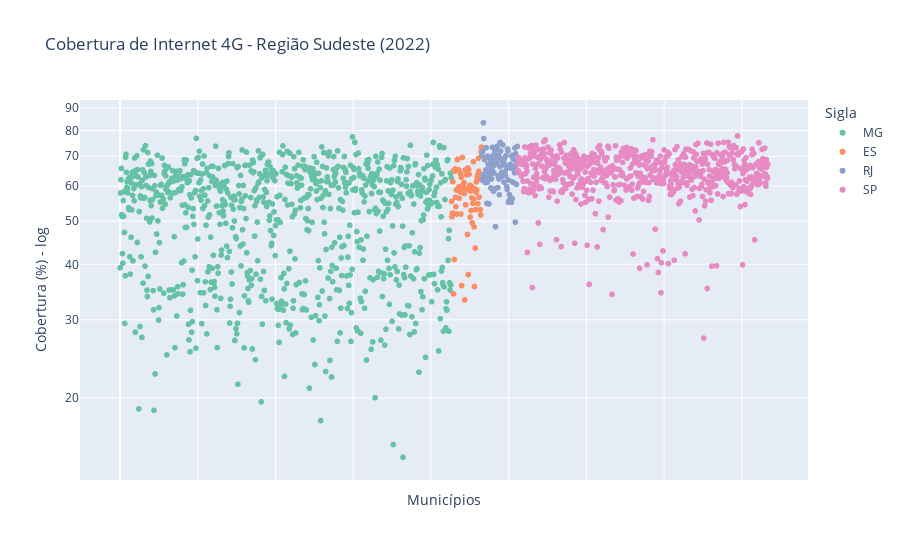

This figure's notebook cell:
### Markdown cell above
> [Informação]
> Tratamento de dados: filtração da região sudeste e do ano 2022, remoção de sufixo para texto padronizado e coluna desnecessária

### Code cell
internet = pd.read_csv('dados/cobertura_internet.csv', sep=';', decimal=',')

# Lista de UFs da região Sudeste
sudeste = ['SP', 'RJ', 'MG', 'ES']

# Filtra apenas linhas da região Sudeste e do ano 2022
internet_sudeste = internet[
    (internet['UF'].isin(sudeste)) &
    (internet['Ano'] == 2022)
].copy()

# Remove o sufixo " - XX" do nome do município
internet_sudeste['Município'] = internet_sudeste['Município'].str.replace(r' - [A-Z]{2}$', '', regex=True)

# Remove colunas desnecessárias
internet_sudeste = internet_sudeste.drop(columns=['Código Município','Ano','Cobertura Pop. 4G5G', 'Densidade SMP', 'HHI SMP', 'Densidade SCM', 'HHI SCM', 'Adensamento Estações', 'Fibra', 'Cobertura área agricultável'])

# Renomeia colunas
internet_sudeste = internet_sudeste.rename(columns={'UF': 'Sigla', 'IBC': 'internet'})

fig = px.scatter(
    internet_sudeste,
    x=np.arange(len(internet_sudeste)),
    y='internet',
    hover_name='Município',
    hover_data={'Sigla': True, 'internet': True},
    color='Sigla',
    color_discrete_sequence=color_sequence,
    title='Cobertura de Internet 4G - Região Sudeste (2022)'
)
fig.update_layout(
    xaxis_title='Municípios',
    yaxis_title='Cobertura (%) - log',
    yaxis_type='log',
    xaxis=dict(showticklabels=False)
)
fig.show()

### Figure 1 — Plotly figure (JSON) as saved in the notebook; plotly's stock layout.template omitted (floating-point values rounded to 4 significant figures; data arrays with more than 128 entries replaced by an {"elided": "..."} marker saying what was removed)
{"data": [{"customdata": {"elided": "853x1 str values"}, "hovertemplate": "<b>%{hovertext}</b><br><br>Sigla=%{customdata[0]}<br>x=%{x}<br>internet=%{y}<extra></extra>", "hovertext": {"elided": "853 str values"}, "legendgroup": "MG", "marker": {"color": "rgb(102,194,165)", "symbol": "circle"}, "mode": "markers", "name": "MG", "showlegend": true, "type": "scattergl", "x": {"elided": "853 int values"}, "xaxis": "x", "y": {"elided": "853 float values"}, "yaxis": "y"}, {"customdata": [["ES"], ["ES"], ["ES"], ["ES"], ["ES"], ["ES"], ["ES"], ["ES"], ["ES"], ["ES"], ["ES"], ["ES"], ["ES"], ["ES"], ["ES"], ["ES"], ["ES"], ["ES"], ["ES"], ["ES"], ["ES"], ["ES"], ["ES"], ["ES"], ["ES"], ["ES"], ["ES"], ["ES"], ["ES"], ["ES"], ["ES"], ["ES"], ["ES"], ["ES"], ["ES"], ["ES"], ["ES"], ["ES"], ["ES"], ["ES"], ["ES"], ["ES"], ["ES"], ["ES"], ["ES"], ["ES"], ["ES"], ["ES"], ["ES"], ["ES"], ["ES"], ["ES"], ["ES"], ["ES"], ["ES"], ["ES"], ["ES"], ["ES"], ["ES"], ["ES"], ["ES"], ["ES"], ["ES"], ["ES"], ["ES"], ["ES"], ["ES"], ["ES"], ["ES"], ["ES"], ["ES"], ["ES"], ["ES"], ["ES"], ["ES"], ["ES"], ["ES"], ["ES"]], "hovertemplate": "<b>%{hovertext}</b><br><br>Sigla=%{customdata[0]}<br>x=%{x}<br>internet=%{y}<extra></extra>", "hovertext": ["Afonso Cláudio", "Águia Branca", "Água Doce do Norte", "Alegre", "Alfredo Chaves", "Alto Rio Novo", "Anchieta", "Apiacá", "Aracruz", "Atilio Vivacqua", "Baixo Guandu", "Barra de São Francisco", "Boa Esperança", "Bom Jesus do Norte", "Brejetuba", "Cachoeiro de Itapemirim", "Cariacica", "Castelo", "Colatina", "Conceição da Barra", "Conceição do Castelo", "Divino de São Lourenço", "Domingos Martins", "Dores do Rio Preto", "Ecoporanga", "Fundão", "Governador Lindenberg", "Guaçuí", "Guarapari", "Ibatiba", "Ibiraçu", "Ibitirama", "Iconha", "Irupi", "Itaguaçu", "Itapemirim", "Itarana", "Iúna", "Jaguaré", "Jerônimo Monteiro", "João Neiva", "Laranja da Terra", "Linhares", "Mantenópolis", "Marataízes", "Marechal Floriano", "Marilândia", "Mimoso do Sul", "Montanha", "Mucurici", "Muniz Freire", "Muqui", "Nova Venécia", "Pancas", "Pedro Canário", "Pinheiros", "Piúma", "Ponto Belo", "Presidente Kennedy", "Rio Bananal", "Rio Novo do Sul", "Santa Leopoldina", "Santa Maria de Jetibá", "Santa Teresa", "São Domingos do Norte", "São Gabriel da Palha", "São José do Calçado", "São Mateus", "São Roque do Canaã", "Serra", "Sooretama", "Vargem Alta", "Venda Nova do Imigrante", "Viana", "Vila Pavão", "Vila Valério", "Vila Velha", "Vitória"], "legendgroup": "ES", "marker": {"color": "rgb(252,141,98)", "symbol": "circle"}, "mode": "markers", "name": "ES", "showlegend": true, "type": "scattergl", "x": [853, 854, 855, 856, 857, 858, 859, 860, 861, 862, 863, 864, 865, 866, 867, 868, 869, 870, 871, 872, 873, 874, 875, 876, 877, 878, 879, 880, 881, 882, 883, 884, 885, 886, 887, 888, 889, 890, 891, 892, 893, 894, 895, 896, 897, 898, 899, 900, 901, 902, 903, 904, 905, 906, 907, 908, 909, 910, 911, 912, 913, 914, 915, 916, 917, 918, 919, 920, 921, 922, 923, 924, 925, 926, 927, 928, 929, 930], "xaxis": "x", "y": [55.39, 51.17, 52.17, 61.35, 52.09, 34.31, 65.12, 41.01, 64.81, 65.55, 56.6, 53.9, 58.78, 51.9, 51.9, 68.75, 69.01, 58.74, 65.25, 59.8, 56.31, 58.73, 58.19, 63.96, 51.9, 62.78, 35.83, 59.52, 69.56, 58.11, 60.5, 58.23, 61.07, 57.72, 33.27, 65.21, 54.45, 59.13, 58.99, 63.56, 65.72, 46.68, 65.86, 37.92, 65.39, 63.81, 59.42, 60.28, 51.09, 58.43, 52.86, 59.9, 56.42, 49.57, 58.76, 54.83, 68.04, 56.09, 48.54, 35.65, 59.17, 43.52, 53.08, 58.03, 61.29, 58.83, 62.51, 63.53, 54.77, 69.28, 64.78, 56.65, 62.29, 62.68, 53.08, 51.64, 71.66, 73.39], "yaxis": "y"}, {"customdata": [["RJ"], ["RJ"], ["RJ"], ["RJ"], ["RJ"], ["RJ"], ["RJ"], ["RJ"], ["RJ"], ["RJ"], ["RJ"], ["RJ"], ["RJ"], ["RJ"], ["RJ"], ["RJ"], ["RJ"], ["RJ"], ["RJ"], ["RJ"], ["RJ"], ["RJ"], ["RJ"], ["RJ"], ["RJ"], ["RJ"], ["RJ"], ["RJ"], ["RJ"], ["RJ"], ["RJ"], ["RJ"], ["RJ"], ["RJ"], ["RJ"], ["RJ"], ["RJ"], ["RJ"], ["RJ"], ["RJ"], ["RJ"], ["RJ"], ["RJ"], ["RJ"], ["RJ"], ["RJ"], ["RJ"], ["RJ"], ["RJ"], ["RJ"], ["RJ"], ["RJ"], ["RJ"], ["RJ"], ["RJ"], ["RJ"], ["RJ"], ["RJ"], ["RJ"], ["RJ"], ["RJ"], ["RJ"], ["RJ"], ["RJ"], ["RJ"], ["RJ"], ["RJ"], ["RJ"], ["RJ"], ["RJ"], ["RJ"], ["RJ"], ["RJ"], ["RJ"], ["RJ"], ["RJ"], ["RJ"], ["RJ"], ["RJ"], ["RJ"], ["RJ"], ["RJ"], ["RJ"], ["RJ"], ["RJ"], ["RJ"], ["RJ"], ["RJ"], ["RJ"], ["RJ"], ["RJ"], ["RJ"]], "hovertemplate": "<b>%{hovertext}</b><br><br>Sigla=%{customdata[0]}<br>x=%{x}<br>internet=%{y}<extra></extra>", "hovertext": ["Angra dos Reis", "Aperibé", "Araruama", "Areal", "Armação dos Búzios", "Arraial do Cabo", "Barra do Piraí", "Barra Mansa", "Belford Roxo", "Bom Jardim", "Bom Jesus do Itabapoana", "Cabo Frio", "Cachoeiras de Macacu", "Cambuci", "Carapebus", "Comendador Levy Gasparian", "Campos dos Goytacazes", "Cantagalo", "Cardoso Moreira", "Carmo", "Casimiro de Abreu", "Conceição de Macabu", "Cordeiro", "Duas Barras", "Duque de Caxias", "Engenheiro Paulo de Frontin", "Guapimirim", "Iguaba Grande", "Itaboraí", "Itaguaí", "Italva", "Itaocara", "Itaperuna", "Itatiaia", "Japeri", "Laje do Muriaé", "Macaé", "Macuco", "Magé", "Mangaratiba", "Maricá", "Mendes", "Mesquita", "Miguel Pereira", "Miracema", "Natividade", "Nilópolis", "Niterói", "Nova Friburgo", "Nova Iguaçu", "Paracambi", "Paraíba do Sul", "Paraty", "Paty do Alferes", "Petrópolis", "Pinheiral", "Piraí", "Porciúncula", "Porto Real", "Quatis", "Queimados", "Quissamã", "Resende", "Rio Bonito", "Rio Claro", "Rio das Flores", "Rio das Ostras", "Rio de Janeiro", "Santa Maria Madalena", "Santo Antônio de Pádua", "São Francisco de Itabapoana", "São Fidélis", "São Gonçalo", "São João da Barra", "São João de Meriti", "São José de Ubá", "São José do Vale do Rio Preto", "São Pedro da Aldeia", "São Sebastião do Alto", "Sapucaia", "Saquarema", "Seropédica", "Silva Jardim", "Sumidouro", "Tanguá", "Teresópolis", "Trajano de Moraes", "Três Rios", "Valença", "Varre-Sai", "Vassouras", "Volta Redonda"], "legendgroup": "RJ", "marker": {"color": "rgb(141,160,203)", "symbol": "circle"}, "mode": "markers", "name": "RJ", "showlegend": true, "type": "scattergl", "x": [931, 932, 933, 934, 935, 936, 937, 938, 939, 940, 941, 942, 943, 944, 945, 946, 947, 948, 949, 950, 951, 952, 953, 954, 955, 956, 957, 958, 959, 960, 961, 962, 963, 964, 965, 966, 967, 968, 969, 970, 971, 972, 973, 974, 975, 976, 977, 978, 979, 980, 981, 982, 983, 984, 985, 986, 987, 988, 989, 990, 991, 992, 993, 994, 995, 996, 997, 998, 999, 1000, 1001, 1002, 1003, 1004, 1005, 1006, 1007, 1008, 1009, 1010, 1011, 1012, 1013, 1014, 1015, 1016, 1017, 1018, 1019, 1020, 1021, 1022], "xaxis": "x", "y": [70.33, 61.87, 71.67, 63.66, 83.28, 76.7, 69.5, 68.78, 62.99, 61.06, 65.23, 73.19, 62.79, 54.82, 61.17, 70.04, 67.16, 64.34, 54.7, 63.06, 69.26, 66.22, 63.03, 59.4, 68.62, 62.23, 65.59, 73.32, 67.27, 70.25, 58.39, 64.22, 66.88, 71.52, 59.22, 48.61, 69.43, 72.74, 67.8, 73.7, 69.45, 59.51, 63.24, 70.2, 62.25, 57.36, 66.4, 75.19, 71.92, 69.15, 63.23, 64.47, 68.42, 63.1, 74.22, 67.42, 67.73, 61.23, 69.16, 66.79, 64.6, 63.27, 70.24, 65.94, 59.84, 58.91, 72.68, 71.96, 55.2, 61.88, 55.67, 57.35, 66.24, 67.11, 65.79, 56.4, 55.14, 70.04, 56.18, 61.27, 70.41, 68.93, 61.01, 65.82, 64.26, 73.08, 49.77, 70.91, 66.97, 60.5, 68.1, 73.65], "yaxis": "y"}, {"customdata": {"elided": "645x1 str values"}, "hovertemplate": "<b>%{hovertext}</b><br><br>Sigla=%{customdata[0]}<br>x=%{x}<br>internet=%{y}<extra></extra>", "hovertext": {"elided": "645 str values"}, "legendgroup": "SP", "marker": {"color": "rgb(231,138,195)", "symbol": "circle"}, "mode": "markers", "name": "SP", "showlegend": true, "type": "scattergl", "x": {"elided": "645 int values"}, "xaxis": "x", "y": {"elided": "645 float values"}, "yaxis": "y"}], "layout": {"legend": {"title": {"text": "Sigla"}, "tracegroupgap": 0}, "title": {"text": "Cobertura de Internet 4G - Região Sudeste (2022)"}, "xaxis": {"anchor": "y", "domain": [0, 1], "showticklabels": false, "title": {"text": "Municípios"}}, "yaxis": {"anchor": "x", "domain": [0, 1], "title": {"text": "Cobertura (%) - log"}, "type": "log"}}}
